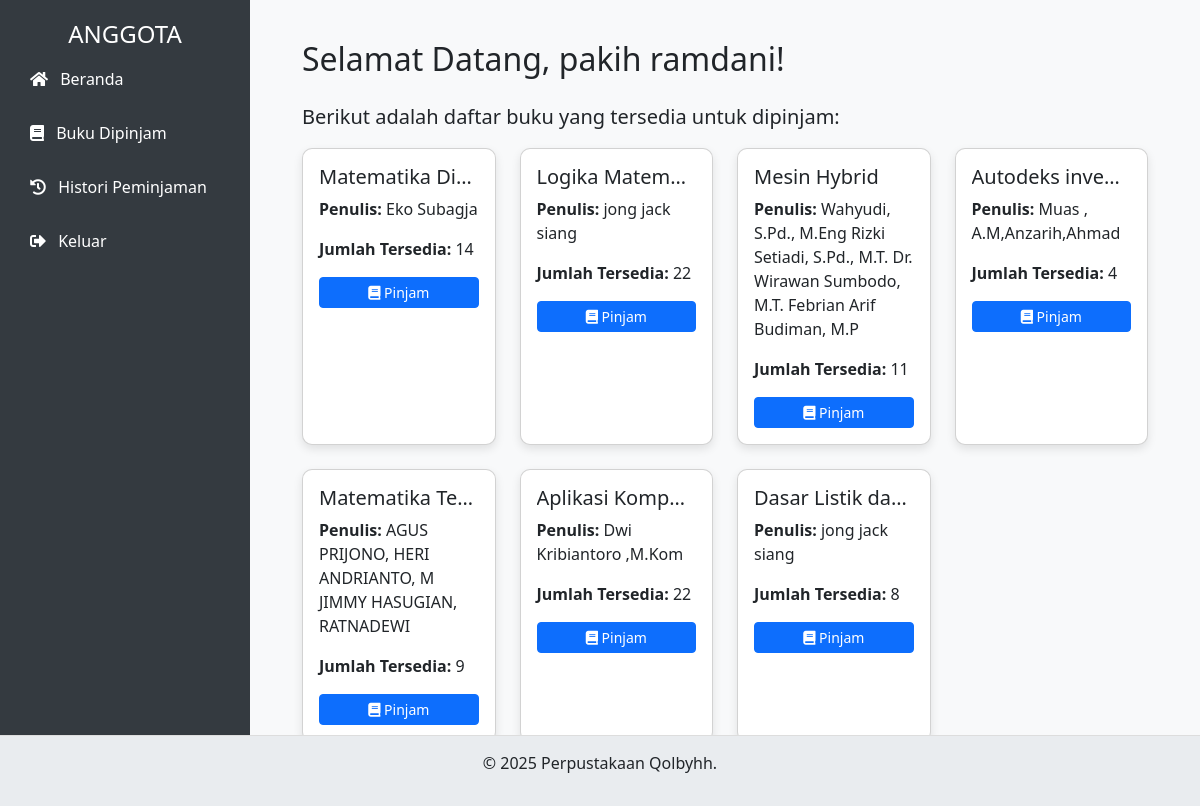
Page /dashboard_anggota.php (signed in) on the committed database.
### tables this page shows
CREATE TABLE `buku` (
  `id` int(11) NOT NULL,
  `judul` varchar(255) NOT NULL,
  `penulis` varchar(100) NOT NULL,
  `penerbit` varchar(100) DEFAULT NULL,
  `tahun_terbit` int(11) DEFAULT NULL,
  `jumlah` int(11) NOT NULL,
  `tersedia` int(11) NOT NULL,
  `foto` varchar(255) DEFAULT NULL
);

### dashboard_anggota.php (the view, shortened to what this page needs)
<?php
include 'koneksi.php';
$query = "SELECT * FROM buku WHERE tersedia > 0";
$result = $koneksi->query($query);
?>
<!DOCTYPE html>
<html lang="id">
<head>
    <link href="https://cdn.jsdelivr.net/npm/bootstrap@5.3.0/dist/css/bootstrap.min.css" rel="stylesheet">
    <link href="https://cdnjs.cloudflare.com/ajax/libs/font-awesome/5.15.4/css/all.min.css" rel="stylesheet">
</head>
<body>
    <div class="sidebar">
        <h4 class="text-center">ANGGOTA</h4>
        <nav>
            <a href="dashboard_anggota.php"><i class="fas fa-home me-2"></i> Beranda</a>
            <a href="daftar_pinjaman.php"><i class="fas fa-book me-2"></i> Buku Dipinjam</a>
            <a href="histori_peminjaman.php"><i class="fas fa-history me-2"></i> Histori Peminjaman</a>
            <a href="logout.php"><i class="fas fa-sign-out-alt me-2"></i> Keluar</a>
        </nav>
    </div>
    <div class="main-content">
        <div class="container">
            <h2 class="mb-4">Selamat Datang, <?= htmlspecialchars($_SESSION['nama']); ?>!</h2>
            <p class="lead">Berikut adalah daftar buku yang tersedia untuk dipinjam:</p>
            <div class="row">
            <?php while ($buku = $result->fetch_assoc()) { ?>
                <div class="col-lg-3 col-md-4 col-sm-6 mb-4">
                    <div class="card h-100">
                        <div class="card-body">
                            <h5 class="card-title text-truncate" title="<?= htmlspecialchars($buku['judul']); ?>">
                                <?= htmlspecialchars($buku['judul']); ?>
                            </h5>
                            <p class="card-text"><strong>Penulis:</strong> <?= htmlspecialchars($buku['penulis']); ?></p>
                            <p class="card-text"><strong>Jumlah Tersedia:</strong> <?= $buku['tersedia']; ?></p>
                            <a href="pinjam_buku.php?id=<?= $buku['id']; ?>" class="btn btn-primary btn-sm w-100">
                                <i class="fas fa-book"></i> Pinjam
                            </a>
                        </div>
                    </div>
                </div>
            <?php } ?>
            </div>
        </div>
    </div>
    <footer class="footer">
        <p>&copy; 2025 Perpustakaan Qolbyhh.</p>
    </footer>
</body>
</html>

### dashboard_anggota.php (style rules this page uses)
body { background-color: #f8f9fa; display: flex; min-height: 100vh; margin: 0; }
.sidebar { width: 250px; background-color: #343a40; color: white; min-height: 100vh; padding: 20px; }
.sidebar a { text-decoration: none; color: white; display: block; padding: 10px; border-radius: 5px; margin-bottom: 10px; transition: 0.3s; }
.main-content { flex: 1; padding: 40px; }
.card { border-radius: 10px; overflow: hidden; transition: transform 0.3s ease, box-shadow 0.3s ease; box-shadow: 0px 4px 10px rgba(0, 0, 0, 0.1); }
.footer { text-align: center; padding: 15px; background: #e9ecef; border-top: 1px solid #ddd; position: fixed; bottom: 0; width: 100%; }

### rows in the picture
buku: judul "Matematika Di…", penulis "Eko Subagja", tersedia "14"
buku: judul "Logika Matem…", penulis "jong jack siang", tersedia "22"
buku: judul "Mesin Hybrid", penulis "Wahyudi, S.Pd., M.Eng Rizki Setiadi, S.Pd., M.T. Dr. Wirawan Sumbodo, M.T. Febrian Arif Budiman, M.P", tersedia "11"
buku: judul "Autodeks inve…", penulis "Muas , A.M,Anzarih,Ahmad", tersedia "4"
buku: judul "Matematika Te…", penulis "AGUS PRIJONO, HERI ANDRIANTO, M JIMMY HASUGIAN, RATNADEWI", tersedia "9"
buku: judul "Aplikasi Komp…", penulis "Dwi Kribiantoro ,M.Kom", tersedia "22"
buku: judul "Dasar Listik da…", penulis "jong jack siang", tersedia "8"

### other values in the picture
$_SESSION['nama'] "pakih ramdani"
